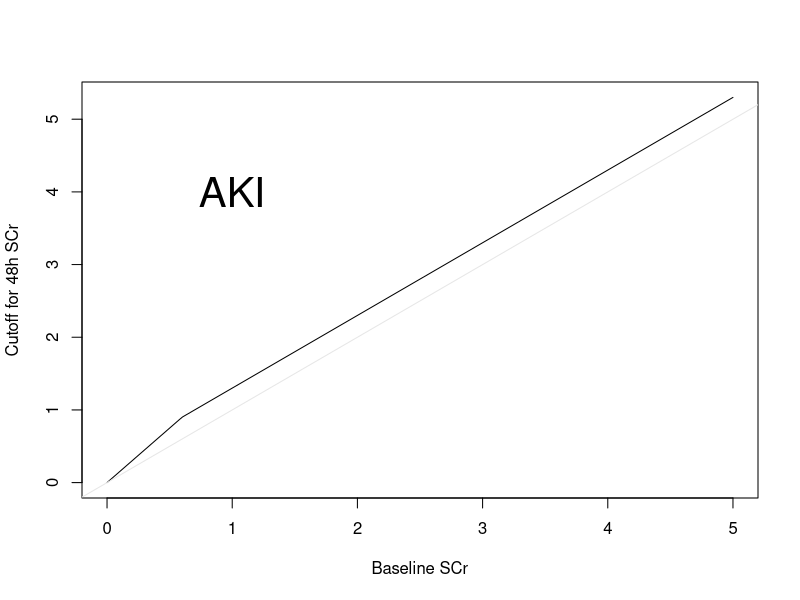

Write the R code that produced this figure.
scr1 <- seq(0, 5, length=200)
scr2 <- pmin(scr1 + 0.3, 1.5 * scr1)
plot(scr1, scr2, type='l', xlab='Baseline SCr', ylab='Cutoff for 48h SCr')
abline(a=0, b=1, col=gray(.9))
text(1, 4, 'AKI', cex=2.5)
